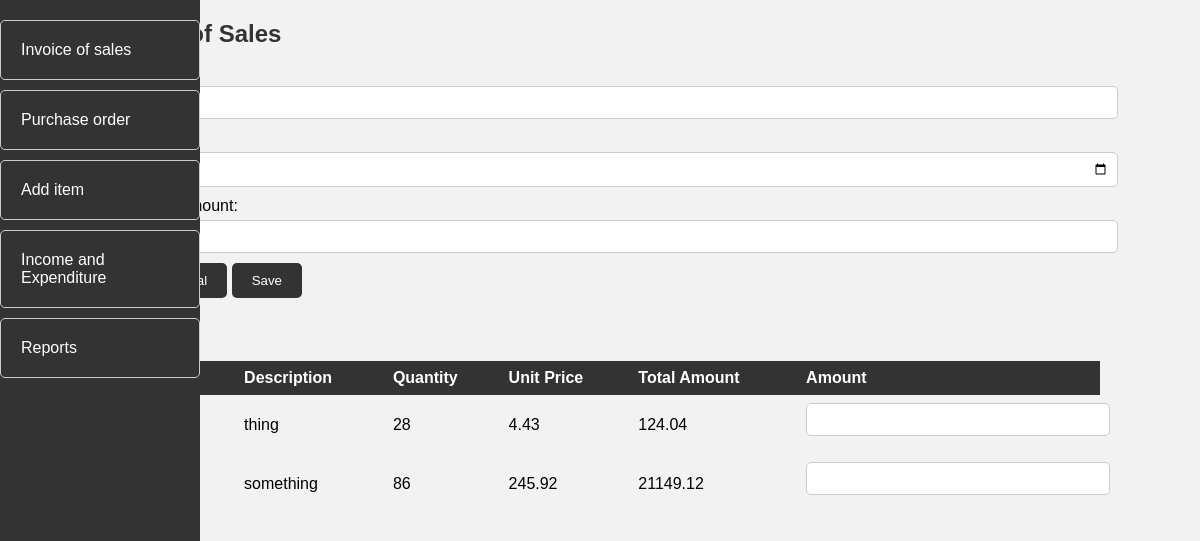
The page / on the database its author committed.
### polls/models.py (models this page shows, shortened)
class Inventory(models.Model):
    item = models.TextField(max_length=40, null=False, blank=False)
    description = models.TextField(max_length=300, null=False, blank=False)
    quantity = models.IntegerField(default=0, null=False, blank=False, validators=[MinValueValidator(0)])
    purchasePrice = models.FloatField(null=False, blank=False, validators=[MinValueValidator(0.01)])
    salePrice = models.FloatField(null=False, blank=False, validators=[MinValueValidator(0.01)])

### polls/views.py (the view)
# urls.py: path("", views.InvoiceOfSalesView.as_view(), name="invoice_of_sales"),
class InvoiceOfSalesView(View):
    def get(self, request):
        inventory_data = Inventory.objects.all()
        customers = Customers.objects.all()
        current_date = datetime.now().strftime("%Y-%m-%d")
        return render(request, 'polls/invoice_of_sales.html', {'inventory_data': inventory_data, 'customers': customers, 'current_date': current_date})

### polls/templates/polls/invoice_of_sales.html (shortened to what this page needs)
<!DOCTYPE html>
<html lang="en">
<head>
    {% load static %}
    <link rel="stylesheet" href="{% static 'polls/css/style.css' %}">
</head>
<body>
    <div class="sidebar">
        <ul>
            <li class="tab-link active" data-tab="invoice-of-sales"><a href="#">Invoice of sales</a></li>
            <li class="tab-link" data-tab="purchase-order"><a href="{% url 'polls:purchase_order' %}">Purchase order</a></li>
            <li class="tab-link" data-tab="reports"><a href="{% url 'polls:add_item' %}">Add item</a></li>
            <li class="tab-link" data-tab="income-and-expenditure"><a href="{% url 'polls:income_and_expenditure' %}">Income and Expenditure</a></li>
            <li class="tab-link" data-tab="reports"><a href="{% url 'polls:reports' %}">Reports</a></li>
        </ul>
    </div>
    <div class="content">
        <div id="invoice-of-sales" class="tab-content">
            <h2>Invoice of Sales</h2>
            <form id="invoiceForm">
                <label for="customerInput">Customer:</label>
                <input type="text" id="customerInput" list="customerList" name="customer">
                <label for="invoiceDate">Date:</label>
                <input type="date" id="invoiceDate" name="iPubDate" value="{{ current_date }}">
                <br>
                <label for="total">Total order amount:</label>
                <input type="text" id="total" name="iTotal" value="0" readonly>
                <button type="button" id="calculateButton">Calculate Total</button>
                <button type="button" id="saveButton">Save</button>
            </form>
            <h2>Items</h2>
            <table class="item">
                <thead>
                    <tr>
                        <th>Item name</th>
                        <th>Description</th>
                        <th>Quantity</th>
                        <th>Unit Price</th>
                        <th>Total Amount</th>
                        <th>Amount</th>
                    </tr>
                </thead>
                <tbody>
                    {% for item in inventory_data %}
                    <tr>
                        <td>{{ item.item }}</td>
                        <td>{{ item.description }}</td>
                        <td>{{ item.quantity }}</td>
                        <td>{{ item.salePrice }}</td>
                        <td class="total_amount"></td>
                        <td>
                            <input
                              type="number"
                              class="amountInput"
                              data-item-id="{{ item.id }}"
                              min="0"
                              step="1"
                              name="amount_{{ item.id }}"
                            >
                        </td>
                    </tr>
                    {% endfor %}
                </tbody>
            </table>
        </div>
    </div>
</body>
</html>

### polls/static/polls/css/style.css (style rules this page uses)
body, h1, h2, h3, h4, h5, h6, p, ul, ol, li, form, input, button, table, th, td { margin: 0; padding: 0; border: 0; font-family: Arial, sans-serif; }
body { background-color: #f2f2f2; }
.content { padding: 20px; max-width: 1000px; margin: 0 auto; }
.sidebar { background-color: #333; color: #fff; width: 200px; height: 100vh; position: fixed; top: 0; left: 0; padding-top: 20px; }
.sidebar ul { list-style: none; }
.sidebar li { margin-bottom: 10px; }
.sidebar a { color: #fff; text-decoration: none; display: block; padding: 10px; }
h2 { margin-bottom: 20px; }
form { margin-bottom: 20px; }
label { display: block; margin-bottom: 5px; }
input[type="text"], input[type="date"], input[type="number"] { width: 100%; padding: 8px; margin-bottom: 10px; border: 1px solid #ccc; border-radius: 5px; }
table { width: 100%; border-collapse: collapse; }
th, td { padding: 8px; text-align: left; }
th { background-color: #333; color: #fff; }
tr:nth-child(even) { background-color: #f2f2f2; }
button { padding: 10px 20px; background-color: #333; color: #fff; border: none; border-radius: 5px; cursor: pointer; }
h2, h3 { margin-bottom: 15px; color: #333; }
ul { list-style-type: none; }
ul li { padding: 10px; border: 1px solid #ccc; border-radius: 5px; margin-bottom: 10px; }

### rows shown on the page
Inventory: description "thing", quantity "28", salePrice "4.43"
Inventory: description "something", quantity "86", salePrice "245.92"
